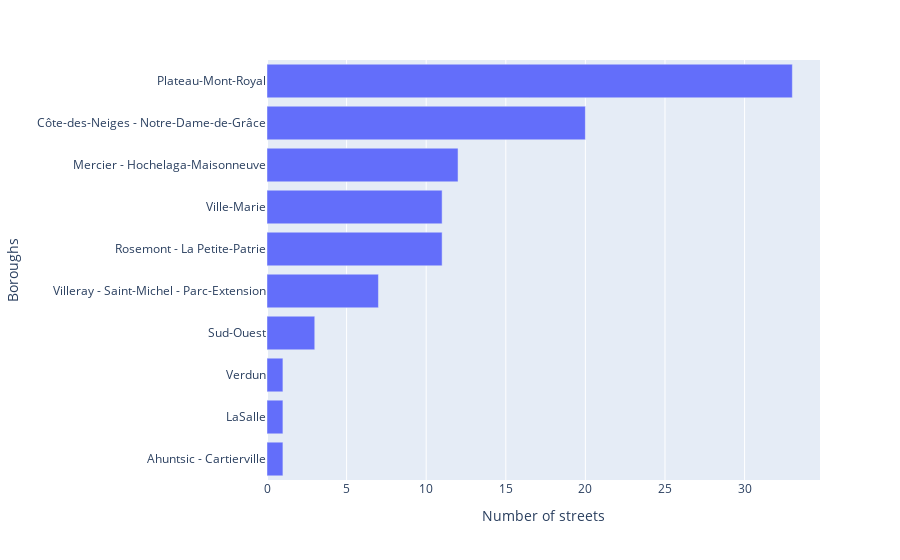

This figure's notebook cell:
### Markdown cell above
### In wich boroughs are located those streets ?

### Code cell
data = df_remorquages_mtl.groupby(["district_street","ARRONDISSEMENT_ORIGINE"]).\
                            count().\
                            sort_values("DATE_ORIGINE",ascending=False)


top_100 = data.head(100).reset_index()

top_100 = top_100.groupby(["ARRONDISSEMENT_ORIGINE"]).\
                            count().\
                            sort_values("DATE_ORIGINE").reset_index()

fig = px.bar(top_100, x='DATE_ORIGINE', y='ARRONDISSEMENT_ORIGINE')

    
fig.update_layout(
    xaxis_title="Number of streets",
    yaxis_title="Boroughs",
)   

fig.show()

### Figure 1 — Plotly figure (JSON) as saved in the notebook; plotly's stock layout.template omitted (floating-point values rounded to 4 significant figures)
{"data": [{"alignmentgroup": "True", "hovertemplate": "DATE_ORIGINE=%{x}<br>ARRONDISSEMENT_ORIGINE=%{y}<extra></extra>", "legendgroup": "", "marker": {"color": "#636efa"}, "name": "", "offsetgroup": "", "orientation": "h", "showlegend": false, "textposition": "auto", "type": "bar", "x": [1, 1, 1, 3, 7, 11, 11, 12, 20, 33], "xaxis": "x", "y": ["Ahuntsic - Cartierville", "LaSalle", "Verdun", "Sud-Ouest", "Villeray - Saint-Michel - Parc-Extension", "Rosemont - La Petite-Patrie", "Ville-Marie", "Mercier - Hochelaga-Maisonneuve", "Côte-des-Neiges - Notre-Dame-de-Grâce", "Plateau-Mont-Royal"], "yaxis": "y"}], "layout": {"barmode": "relative", "legend": {"tracegroupgap": 0}, "margin": {"t": 60}, "xaxis": {"anchor": "y", "domain": [0, 1], "title": {"text": "Number of streets"}}, "yaxis": {"anchor": "x", "domain": [0, 1], "title": {"text": "Boroughs"}}}}
